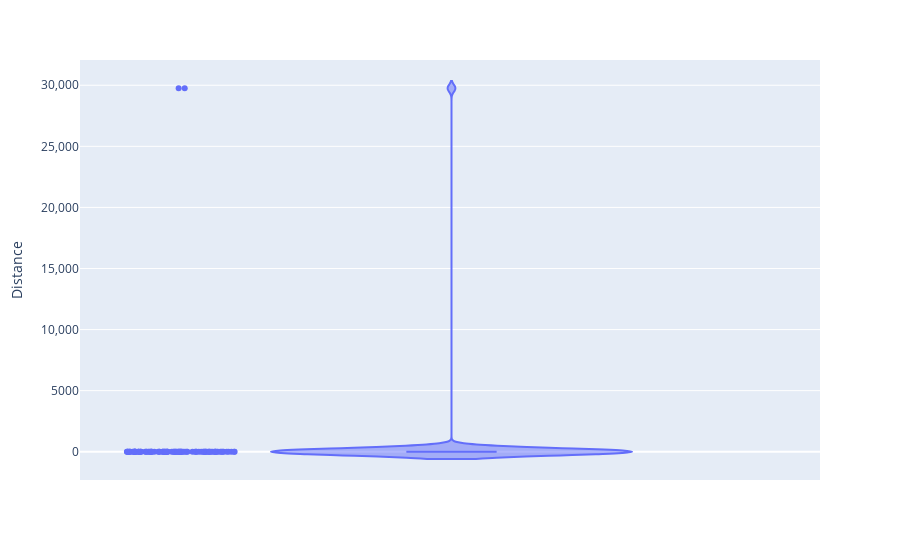
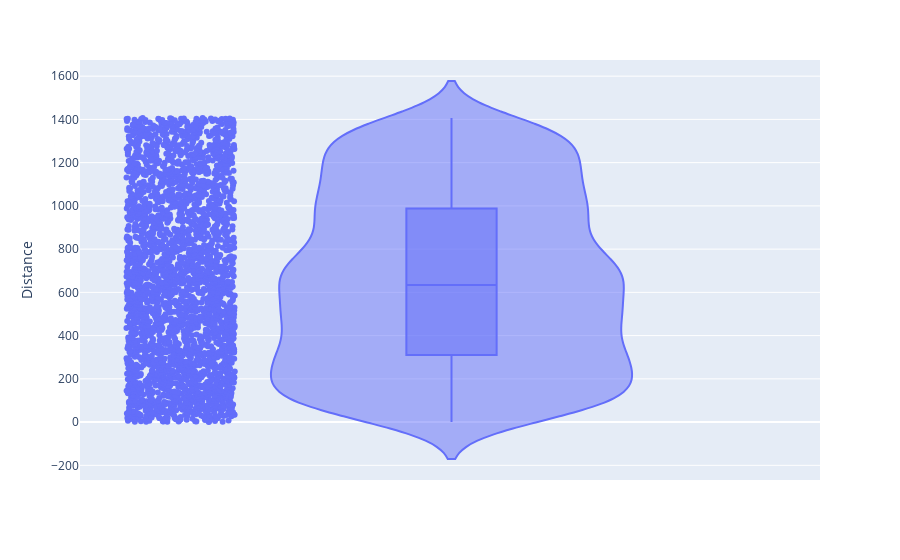
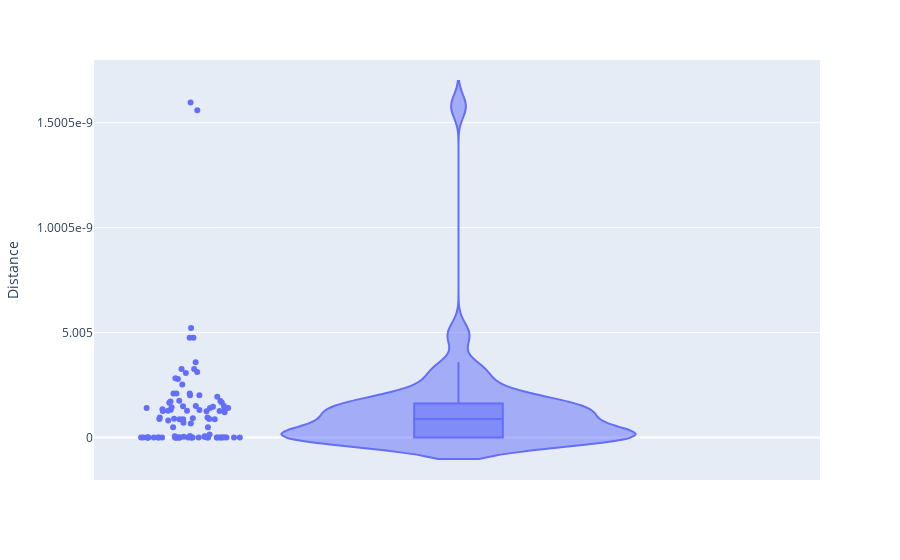
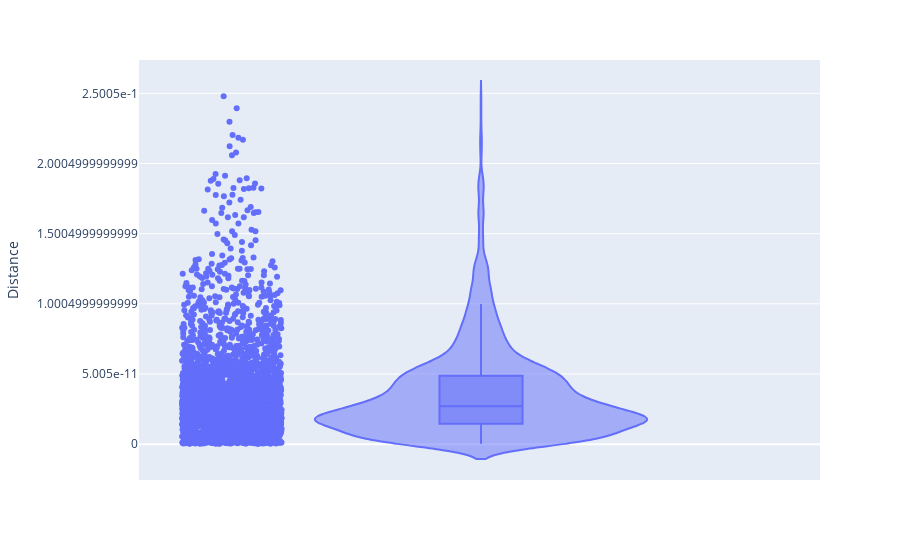

Notebook code cell kept with these figures, in order:
### Markdown cell above
### Calculate distances between samples before and after the `get_loopless_solutions_from_samples` and plot the distances array

The `calculate_distances_from_reactions` function calculates the euclidean distance between a sampling dataset before and after applying the `get_loopless_solutions_from_samples`. Distances are calculated between different reactions, so if user provides samples of 100 reactions, he will end up with 100 distances.    

The `calculate_distances_from_samples` function calculates the euclidean distance between a sampling dataset before and after applying the `get_loopless_solutions_from_samples`. Distances are calculated between different samples, so if user has 3000 samples, he will end up with 3000 distances.

The `violin_plot_samples_distances` is used to create a violin plot to visualize the distances.

### Code cell
distances_array = calculate_distances_from_reactions(samples_default, samples_default_loopless_solutions, ec_cobra_model)
violin_plot_samples_distances(distances_array)

distances_array = calculate_distances_from_samples(samples_default, samples_default_loopless_solutions, ec_cobra_model)
violin_plot_samples_distances(distances_array)



distances_array = calculate_distances_from_reactions(samples_frd7_removed, samples_frd7_removed_loopless_solutions, ec_cobra_model)
violin_plot_samples_distances(distances_array, exponentformat="none")

distances_array = calculate_distances_from_samples(samples_frd7_removed, samples_frd7_removed_loopless_solutions, ec_cobra_model)
violin_plot_samples_distances(distances_array, exponentformat="none")

### Figure 1 — Plotly figure (JSON) as saved in the notebook; plotly's stock layout.template omitted (floating-point values rounded to 4 significant figures)
{"data": [{"alignmentgroup": "True", "box": {"visible": true}, "hovertemplate": "Distance=%{y}<extra></extra>", "legendgroup": "", "marker": {"color": "#636efa"}, "name": "", "offsetgroup": "", "orientation": "v", "points": "all", "scalegroup": "True", "showlegend": false, "type": "violin", "x0": " ", "xaxis": "x", "y": [8.529e-09, 4.954e-17, 8.087e-09, 1.901e-08, 6.796e-09, 5.908e-15, 0, 2.843e-08, 2.317e-08, 0, 0, 0, 4.631e-11, 9.12e-08, 9.12e-08, 0, 1.092e-07, 0, 4.273e-07, 4.273e-07, 6.797e-09, 7.512e-11, 0, 5.683e-07, 6.299e-09, 0, 2.68e-07, 1.725e-10, 9.12e-08, 6.792e-09, 0, 5.507e-07, 0, 2.843e-08, 0, 0, 29750.0, 6.797e-09, 1.14e-09, 1.374e-10, 1.14e-09, 1.14e-09, 8.53e-09, 0, 0, 0, 2.68e-07, 0, 7.444e-17, 0, 0, 0, 0, 0, 1.264e-07, 2.222e-07, 0, 0, 3.435e-08, 2.753e-07, 2.317e-08, 0, 0, 8.53e-09, 8.607e-11, 2.609e-06, 2.609e-06, 29750.0, 0, 9.8e-08, 0, 6.796e-09, 1.901e-08, 0, 1.611e-09, 0, 3.274e-08, 0, 0, 0, 6.796e-09, 2.222e-07, 9.986e-11, 9.12e-08, 0, 9.12e-08, 0, 1.892e-07, 0, 4.811e-11, 4.527e-07, 1.012e-07, 3.435e-08, 2.753e-07, 1.588e-07], "y0": " ", "yaxis": "y"}], "layout": {"legend": {"tracegroupgap": 0}, "margin": {"t": 60}, "violinmode": "group", "xaxis": {"anchor": "y", "domain": [0, 1]}, "yaxis": {"anchor": "x", "domain": [0, 1], "exponentformat": "none", "title": {"text": "Distance"}}}}

### Figure 2 — Plotly figure (JSON) as saved in the notebook; plotly's stock layout.template omitted (floating-point values rounded to 4 significant figures; data arrays with more than 128 entries replaced by an {"elided": "..."} marker saying what was removed)
{"data": [{"alignmentgroup": "True", "box": {"visible": true}, "hovertemplate": "Distance=%{y}<extra></extra>", "legendgroup": "", "marker": {"color": "#636efa"}, "name": "", "offsetgroup": "", "orientation": "v", "points": "all", "scalegroup": "True", "showlegend": false, "type": "violin", "x0": " ", "xaxis": "x", "y": {"elided": "3000 float values"}, "y0": " ", "yaxis": "y"}], "layout": {"legend": {"tracegroupgap": 0}, "margin": {"t": 60}, "violinmode": "group", "xaxis": {"anchor": "y", "domain": [0, 1]}, "yaxis": {"anchor": "x", "domain": [0, 1], "exponentformat": "none", "title": {"text": "Distance"}}}}

### Figure 3 — Plotly figure (JSON) as saved in the notebook; plotly's stock layout.template omitted (floating-point values rounded to 4 significant figures)
{"data": [{"alignmentgroup": "True", "box": {"visible": true}, "hovertemplate": "Distance=%{y}<extra></extra>", "legendgroup": "", "marker": {"color": "#636efa"}, "name": "", "offsetgroup": "", "orientation": "v", "points": "all", "scalegroup": "True", "showlegend": false, "type": "violin", "x0": " ", "xaxis": "x", "y": [1.673e-10, 1.273e-10, 1.939e-10, 1.507e-10, 2.092e-10, 6.993e-12, 0, 1.349e-10, 3.998e-12, 0, 0, 0, 1.311e-10, 8.744e-11, 8.744e-11, 0, 1.402e-10, 0, 3.268e-10, 3.268e-10, 9.476e-11, 1.659e-10, 0, 2.828e-10, 7.932e-13, 0, 2.007e-10, 1.249e-10, 8.744e-11, 6.668e-11, 1.205e-10, 2.524e-10, 0, 1.349e-10, 1.752e-10, 0, 1.41e-10, 9.476e-11, 8.916e-11, 1.467e-10, 9.178e-11, 7.004e-11, 8.762e-11, 0, 0, 0, 2.007e-10, 0, 1.273e-10, 0, 0, 0, 0, 0, 1.738e-10, 4.75e-10, 0, 0, 5.941e-12, 1.262e-10, 3.998e-12, 0, 0, 8.762e-11, 8.094e-11, 1.596e-09, 1.559e-09, 0, 0, 1.41e-10, 0, 2.092e-10, 1.507e-10, 0, 3.077e-10, 0, 3.126e-10, 1.4e-11, 2.784e-10, 0, 2.092e-10, 4.75e-10, 1.317e-10, 4.934e-11, 0, 4.934e-11, 0, 1.72e-10, 0, 1.494e-10, 3.583e-10, 5.215e-10, 5.941e-12, 1.262e-10, 1.444e-10], "y0": " ", "yaxis": "y"}], "layout": {"legend": {"tracegroupgap": 0}, "margin": {"t": 60}, "violinmode": "group", "xaxis": {"anchor": "y", "domain": [0, 1]}, "yaxis": {"anchor": "x", "domain": [0, 1], "exponentformat": "none", "title": {"text": "Distance"}}}}

### Figure 4 — Plotly figure (JSON) as saved in the notebook; plotly's stock layout.template omitted (floating-point values rounded to 4 significant figures; data arrays with more than 128 entries replaced by an {"elided": "..."} marker saying what was removed)
{"data": [{"alignmentgroup": "True", "box": {"visible": true}, "hovertemplate": "Distance=%{y}<extra></extra>", "legendgroup": "", "marker": {"color": "#636efa"}, "name": "", "offsetgroup": "", "orientation": "v", "points": "all", "scalegroup": "True", "showlegend": false, "type": "violin", "x0": " ", "xaxis": "x", "y": {"elided": "3000 float values"}, "y0": " ", "yaxis": "y"}], "layout": {"legend": {"tracegroupgap": 0}, "margin": {"t": 60}, "violinmode": "group", "xaxis": {"anchor": "y", "domain": [0, 1]}, "yaxis": {"anchor": "x", "domain": [0, 1], "exponentformat": "none", "title": {"text": "Distance"}}}}
